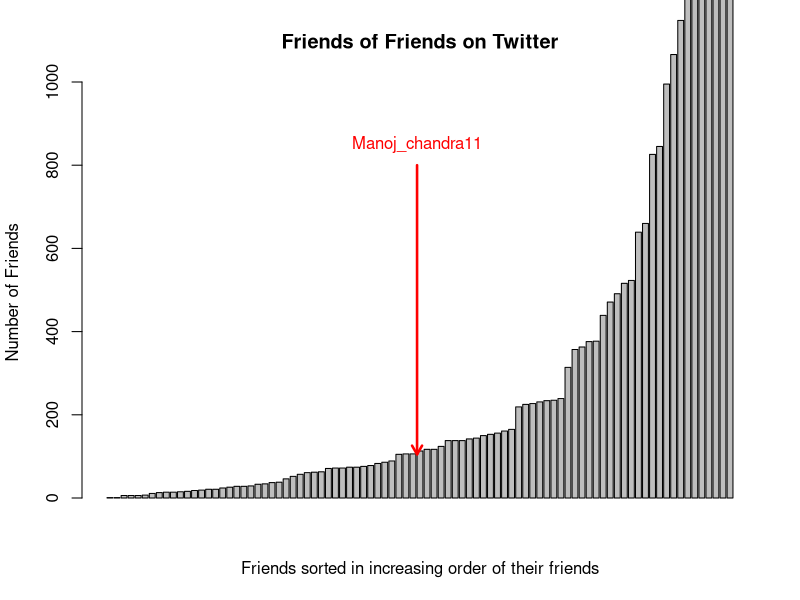

The R source for this figure:
data <- read.csv("followingorder.csv", stringsAsFactors = F, header = FALSE, sep = ",")
mydata = data[,2]
meanOut <- paste("Mean: ", mean(mydata), collapse = "")
medianOut <- paste("Median: ", median(mydata), collapse = "")
sdOut <- paste("Std Dev: ", sd(mydata), collapse = "")
write(meanOut, stdout())
write(medianOut, stdout())
write(sdOut, stdout())
pos <- (mydata == 89)
 barplot(mydata, main="Friends of Friends on Twitter", xlab="Friends sorted in increasing order of their friends", ylab="Number of Friends ",ylim=c(0,1000))
 text(x=match(c(89), mydata)+12, y=850, labels="Manoj_chandra11", col='red')
 arrows(x0=match(c(89), mydata)+12, y0=800, x1=match(c(89), mydata)+12, y1=105, length=0.1, lwd=2.5, col='red')
